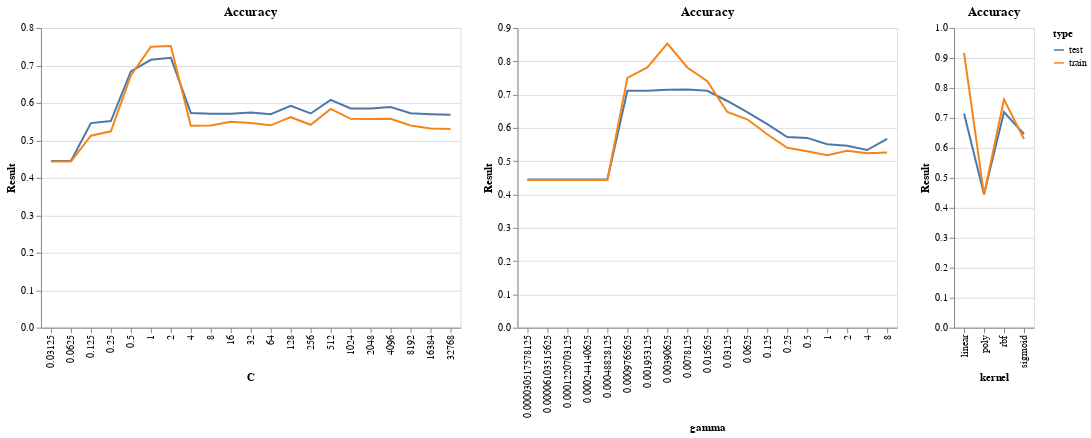

Notebook code cell kept with this figure:
### Code cell
df = csv_data.copy()
#df = df[(df.kernel!='poly')]
df = df[df.Score=='Accuracy']
#print(df.columns)
df = df.groupby(['type','C',])['Result'].median().reset_index()

chart1 = alt.Chart(df).mark_line().encode(
    x = 'C:O',
    y = 'Result:Q',
    color = 'type:N',
    tooltip = 'C:Q',

).properties(
    title = 'Accuracy'
)

df = csv_data.copy()
df = df[df.Score=='Accuracy']
#df = df[(df.kernel!='poly')]
df = df.groupby(['type','gamma',])['Result'].median().reset_index()


chart2 = alt.Chart(df).mark_line().encode(
    x = 'gamma:O',
    y = 'Result:Q',
    color = 'type:N',
    tooltip = 'gamma:Q',

).properties(
    title = 'Accuracy'
)

df = csv_data.copy()
df = df[df.Score=='Accuracy']
#df = df[(df.kernel!='poly')]
df = df.groupby(['type','kernel',])['Result'].median().reset_index()

chart3 = alt.Chart(df).mark_line().encode(
    x = 'kernel:O',
    y = 'Result:Q',
    color = 'type:N',
    tooltip = 'kernel:Q',

).properties(
    title = 'Accuracy'
)

chart1 | chart2 | chart3

### Figure 1 — Vega-Lite specification as saved in the notebook (floating-point values rounded to 4 significant figures)
{"config": {"view": {"continuousWidth": 400, "continuousHeight": 300}}, "hconcat": [{"data": {"name": "data-0bc9fe19f05b43b8da62b93143953fe9"}, "mark": "line", "encoding": {"color": {"field": "type", "type": "nominal"}, "tooltip": {"field": "C", "type": "quantitative"}, "x": {"field": "C", "type": "ordinal"}, "y": {"field": "Result", "type": "quantitative"}}, "title": "Accuracy"}, {"data": {"name": "data-01f7fc4268b5a17b63940c32432d0a03"}, "mark": "line", "encoding": {"color": {"field": "type", "type": "nominal"}, "tooltip": {"field": "gamma", "type": "quantitative"}, "x": {"field": "gamma", "type": "ordinal"}, "y": {"field": "Result", "type": "quantitative"}}, "title": "Accuracy"}, {"data": {"name": "data-6a3e05cc0e4cd8421b87e8611eb1070d"}, "mark": "line", "encoding": {"color": {"field": "type", "type": "nominal"}, "tooltip": {"field": "kernel", "type": "quantitative"}, "x": {"field": "kernel", "type": "ordinal"}, "y": {"field": "Result", "type": "quantitative"}}, "title": "Accuracy"}], "$schema": "https://vega.github.io/schema/vega-lite/v4.17.0.json", "datasets": {"data-0bc9fe19f05b43b8da62b93143953fe9": [{"type": "test", "C": 0.03125, "Result": 0.4449}, {"type": "test", "C": 0.0625, "Result": 0.4449}, {"type": "test", "C": 0.125, "Result": 0.546}, {"type": "test", "C": 0.25, "Result": 0.5514}, {"type": "test", "C": 0.5, "Result": 0.684}, {"type": "test", "C": 1.0, "Result": 0.7151}, {"type": "test", "C": 2.0, "Result": 0.7204}, {"type": "test", "C": 4.0, "Result": 0.5732}, {"type": "test", "C": 8.0, "Result": 0.5711}, {"type": "test", "C": 16.0, "Result": 0.5711}, {"type": "test", "C": 32.0, "Result": 0.5747}, {"type": "test", "C": 64.0, "Result": 0.5699}, {"type": "test", "C": 128.0, "Result": 0.592}, {"type": "test", "C": 256.0, "Result": 0.5717}, {"type": "test", "C": 512.0, "Result": 0.6081}, {"type": "test", "C": 1024.0, "Result": 0.5851}, {"type": "test", "C": 2048.0, "Result": 0.5848}, {"type": "test", "C": 4096.0, "Result": 0.589}, {"type": "test", "C": 8192.0, "Result": 0.5723}, {"type": "test", "C": 16380.0, "Result": 0.5699}, {"type": "test", "C": 32770.0, "Result": 0.5684}, {"type": "train", "C": 0.03125, "Result": 0.4436}, {"type": "train", "C": 0.0625, "Result": 0.4436}, {"type": "train", "C": 0.125, "Result": 0.5123}, {"type": "train", "C": 0.25, "Result": 0.5242}, {"type": "train", "C": 0.5, "Result": 0.6732}, {"type": "train", "C": 1.0, "Result": 0.75}, {"type": "train", "C": 2.0, "Result": 0.7518}, {"type": "train", "C": 4.0, "Result": 0.5393}, {"type": "train", "C": 8.0, "Result": 0.5396}, {"type": "train", "C": 16.0, "Result": 0.5494}, {"type": "train", "C": 32.0, "Result": 0.5463}, {"type": "train", "C": 64.0, "Result": 0.5402}, {"type": "train", "C": 128.0, "Result": 0.5618}, {"type": "train", "C": 256.0, "Result": 0.5415}, {"type": "train", "C": 512.0, "Result": 0.5839}, {"type": "train", "C": 1024.0, "Result": 0.5573}, {"type": "train", "C": 2048.0, "Result": 0.5573}, {"type": "train", "C": 4096.0, "Result": 0.5576}, {"type": "train", "C": 8192.0, "Result": 0.5396}, {"type": "train", "C": 16380.0, "Result": 0.5317}, {"type": "train", "C": 32770.0, "Result": 0.5306}], "data-01f7fc4268b5a17b63940c32432d0a03": [{"type": "test", "gamma": 3.052e-05, "Result": 0.4449}, {"type": "test", "gamma": 6.104e-05, "Result": 0.4449}, {"type": "test", "gamma": 0.0001221, "Result": 0.4449}, {"type": "test", "gamma": 0.0002441, "Result": 0.4449}, {"type": "test", "gamma": 0.0004883, "Result": 0.4449}, {"type": "test", "gamma": 0.0009766, "Result": 0.7115}, {"type": "test", "gamma": 0.001953, "Result": 0.7115}, {"type": "test", "gamma": 0.003906, "Result": 0.7148}, {"type": "test", "gamma": 0.007812, "Result": 0.7151}, {"type": "test", "gamma": 0.01562, "Result": 0.7115}, {"type": "test", "gamma": 0.03125, "Result": 0.6807}, {"type": "test", "gamma": 0.0625, "Result": 0.6476}, {"type": "test", "gamma": 0.125, "Result": 0.6114}, {"type": "test", "gamma": 0.25, "Result": 0.5723}, {"type": "test", "gamma": 0.5, "Result": 0.5699}, {"type": "test", "gamma": 1.0, "Result": 0.5508}, {"type": "test", "gamma": 2.0, "Result": 0.546}, {"type": "test", "gamma": 4.0, "Result": 0.5335}, {"type": "test", "gamma": 8.0, "Result": 0.5669}, {"type": "train", "gamma": 3.052e-05, "Result": 0.4436}, {"type": "train", "gamma": 6.104e-05, "Result": 0.4436}, {"type": "train", "gamma": 0.0001221, "Result": 0.4436}, {"type": "train", "gamma": 0.0002441, "Result": 0.4436}, {"type": "train", "gamma": 0.0004883, "Result": 0.4437}, {"type": "train", "gamma": 0.0009766, "Result": 0.75}, {"type": "train", "gamma": 0.001953, "Result": 0.7814}, {"type": "train", "gamma": 0.003906, "Result": 0.8533}, {"type": "train", "gamma": 0.007812, "Result": 0.7814}, {"type": "train", "gamma": 0.01562, "Result": 0.7403}, {"type": "train", "gamma": 0.03125, "Result": 0.6476}, {"type": "train", "gamma": 0.0625, "Result": 0.6257}, {"type": "train", "gamma": 0.125, "Result": 0.5809}, {"type": "train", "gamma": 0.25, "Result": 0.5402}, {"type": "train", "gamma": 0.5, "Result": 0.5295}, {"type": "train", "gamma": 1.0, "Result": 0.5181}, {"type": "train", "gamma": 2.0, "Result": 0.5314}, {"type": "train", "gamma": 4.0, "Result": 0.524}, {"type": "train", "gamma": 8.0, "Result": 0.526}], "data-6a3e05cc0e4cd8421b87e8611eb1070d": [{"type": "test", "kernel": "linear", "Result": 0.7145}, {"type": "test", "kernel": "poly", "Result": 0.4449}, {"type": "test", "kernel": "rbf", "Result": 0.7192}, {"type": "test", "kernel": "sigmoid", "Result": 0.6463}, {"type": "train", "kernel": "linear", "Result": 0.917}, {"type": "train", "kernel": "poly", "Result": 0.4436}, {"type": "train", "kernel": "rbf", "Result": 0.7613}, {"type": "train", "kernel": "sigmoid", "Result": 0.6298}]}}
